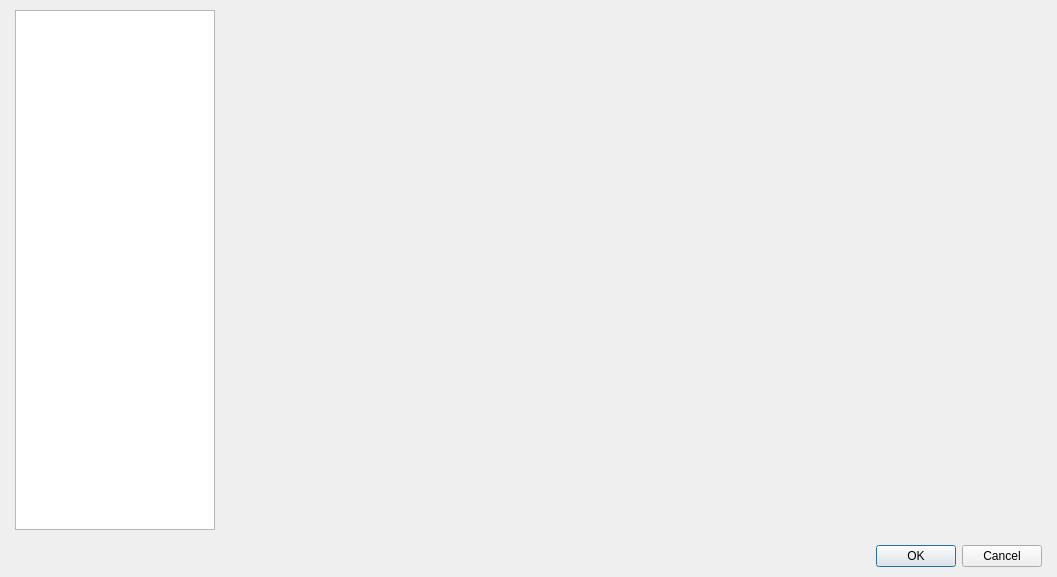
<?xml version="1.0" encoding="UTF-8"?>
<ui version="4.0">
 <class>DialogPictures</class>
 <widget class="QDialog" name="DialogPictures">
  <property name="geometry">
   <rect>
    <x>0</x>
    <y>0</y>
    <width>1057</width>
    <height>577</height>
   </rect>
  </property>
  <property name="acceptDrops">
   <bool>false</bool>
  </property>
  <property name="windowTitle">
   <string>Pictures manager</string>
  </property>
  <layout class="QGridLayout" name="gridLayout">
   <property name="leftMargin">
    <number>15</number>
   </property>
   <property name="topMargin">
    <number>10</number>
   </property>
   <property name="rightMargin">
    <number>15</number>
   </property>
   <property name="bottomMargin">
    <number>10</number>
   </property>
   <item row="0" column="0">
    <layout class="QVBoxLayout" name="verticalLayout">
     <property name="spacing">
      <number>15</number>
     </property>
     <item>
      <layout class="QHBoxLayout" name="horizontalLayout" stretch="0,0">
       <item>
        <widget class="QTreeView" name="treeView">
         <property name="minimumSize">
          <size>
           <width>200</width>
           <height>0</height>
          </size>
         </property>
         <property name="maximumSize">
          <size>
           <width>200</width>
           <height>16777215</height>
          </size>
         </property>
         <attribute name="headerVisible">
          <bool>false</bool>
         </attribute>
        </widget>
       </item>
       <item>
        <widget class="PanelPicturePreview" name="widgetPicturePreview" native="true"/>
       </item>
      </layout>
     </item>
     <item>
      <widget class="QDialogButtonBox" name="buttonBox">
       <property name="orientation">
        <enum>Qt::Horizontal</enum>
       </property>
       <property name="standardButtons">
        <set>QDialogButtonBox::Cancel|QDialogButtonBox::Ok</set>
       </property>
      </widget>
     </item>
    </layout>
   </item>
  </layout>
 </widget>
 <customwidgets>
  <customwidget>
   <class>PanelPicturePreview</class>
   <extends>QWidget</extends>
   <header>panelpicturepreview.h</header>
   <container>1</container>
  </customwidget>
 </customwidgets>
 <resources/>
 <connections>
  <connection>
   <sender>buttonBox</sender>
   <signal>accepted()</signal>
   <receiver>DialogPictures</receiver>
   <slot>accept()</slot>
   <hints>
    <hint type="sourcelabel">
     <x>248</x>
     <y>254</y>
    </hint>
    <hint type="destinationlabel">
     <x>157</x>
     <y>274</y>
    </hint>
   </hints>
  </connection>
  <connection>
   <sender>buttonBox</sender>
   <signal>rejected()</signal>
   <receiver>DialogPictures</receiver>
   <slot>reject()</slot>
   <hints>
    <hint type="sourcelabel">
     <x>316</x>
     <y>260</y>
    </hint>
    <hint type="destinationlabel">
     <x>286</x>
     <y>274</y>
    </hint>
   </hints>
  </connection>
 </connections>
</ui>
